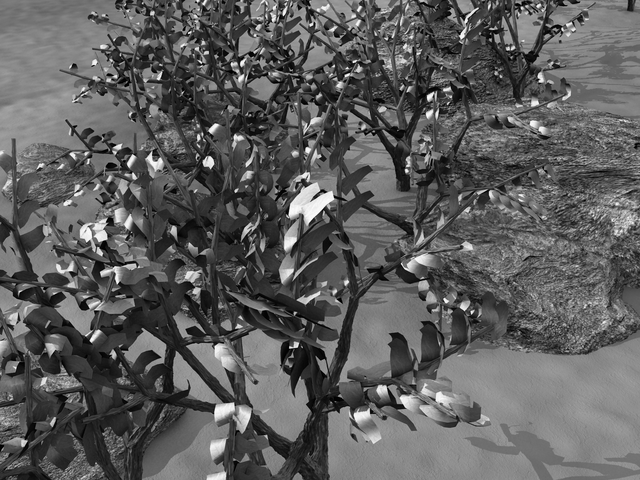
%> input picture OpticalFlow/Dataset/Grove/frame07.png, 640 x 480 px; its folder holds 4 pictures in this run
$ octave LK_implementation.m   (GNU Octave 9; MATLAB toolbox functions it lacks are replaced by stand-ins)
%> lines starting %> are read from the running program, lines starting %| are printed output that depends on the picture
### OpticalFlow/Code/partialDerivates.m
function [f_dx,f_dy,f_dt] = partialDerivates(img1,img2)

% partial derivative wrt to x
f_dx = conv2(img1,[-1 1; -1 1], 'valid');
% partial derivative wrt to y
f_dy = conv2(img1, [-1 -1; 1 1], 'valid');
% partial derivative wrt to t
f_dt = conv2(img1, ones(2), 'valid') + conv2(img2, -ones(2), 'valid'); % partial on t

end

### OpticalFlow/Code/LK_implementation.m
%% -- Lucas-Kanade Implementation -- %%
%-- Homework Perception ENPM673 --%

clc;
clear;
close all;

%% Setting parameters
% Window size
window = 45;
%Downsize factor
factor = 0.5;

%% Set Test data location
test_data = @(i) fullfile(sprintf('../Dataset/Grove/frame%02d.png',i));
% test_data = @(i) fullfile(sprintf('../Dataset/Wooden/frame%02d.png',i));

%% Set output data location
output_data = @(i) fullfile(sprintf('../Output/Grove/frame_w%d_s%d_%02d.png',window,factor,i));
% output_data = @(i) fullfile(sprintf('../Output/Wooden/frame_w%d_s%d_%02d.png',window,factor,i));

for num = 1:7

frame1 = imread(test_data(num+6));
%> frame1 is the input picture: size 480x640 uint8; min 0, max 253, mean 93.4
frame2 = imread(test_data(num+7));
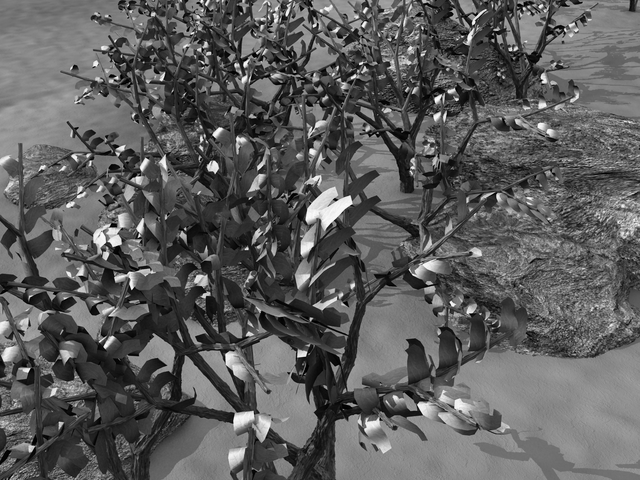
%> input picture OpticalFlow/Dataset/Grove/frame08.png, 640 x 480 px
%> frame2 is the input picture: size 480x640 uint8; min 0, max 252, mean 93.1

frame1_double = im2double(frame1);
frame2_double = im2double(frame2);

% Downsizing image by a factor
img1 = imresize(frame1_double, factor);
img2 = imresize(frame2_double, factor);

w = floor(window/2);
[f_dx,f_dy,f_dt] = partialDerivates(img1,img2);
%> in partialDerivates, `f_dx = conv2(img1,[-1 1; -1 1], 'valid');`:
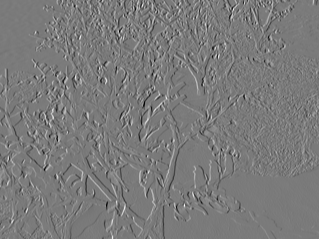
%> f_dx: size 239x319 double; min -1.3, max 1.4, mean -3.32e-05; drawn with min black and max white
%> in partialDerivates, `f_dy = conv2(img1, [-1 -1; 1 1], 'valid');`:
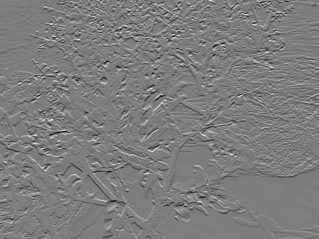
%> f_dy: size 239x319 double; min -1.2, max 1.24, mean -0.000173; drawn with min black and max white
%> in partialDerivates, `f_dt = conv2(img1, ones(2), 'valid') + conv2(img2, -ones(2), 'valid');`:
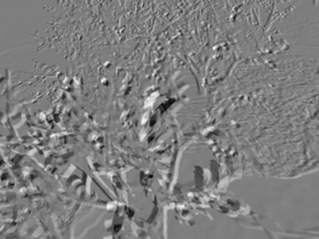
%> f_dt: size 239x319 double; min -3.41, max 3.47, mean 0.004; drawn with min black and max white
u = zeros(size(img1));
v = zeros(size(img2));

for i = w+1:size(f_dx,1)-w
   for j = w+1:size(f_dx,2)-w
      current_fx = f_dx(i-w:i+w, j-w:j+w);
      current_fy = f_dy(i-w:i+w, j-w:j+w);
      current_ft = f_dt(i-w:i+w, j-w:j+w);

      current_fx = current_fx(:);
      current_fy = current_fy(:);
      current_ft = -current_ft(:);

      A = [current_fx current_fy];

      % A is not a square matrix, so using pseudo inverse to compute
      % velocity vectors
      vel = pinv(A)*current_ft;

      u(i,j)=vel(1);
      v(i,j)=vel(2);
   end
end
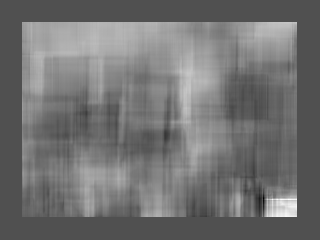
%> u: size 240x320 double; min -0.773, max 1.68, mean 0.328; drawn with min black and max white
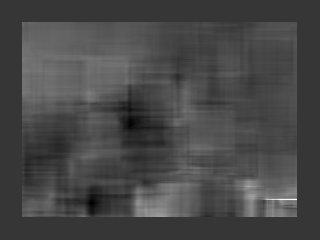
%> v: size 240x320 double; min -0.612, max 2.27, mean 0.202; drawn with min black and max white

% Selecting required number of u and v for proper visualization
r = 10;
u = u(1:r:end, 1:r:end);
%> u: size 24x32 double
v = v(1:r:end, 1:r:end);
%> v: size 24x32 double
% Get respective coordinates x and y in original image
[m, n] = size(frame1_double);
%> m = 480; n = 640
[X,Y] = meshgrid(1:n, 1:m);
X = X(1:r/factor:end, 1:r/factor:end);
Y = Y(1:r/factor:end, 1:r/factor:end);

figure(1);
imshow(frame2);
hold on;
%% Plotting quiver/ velocity plot
quiver(X,Y,u,v,1.5,'y')
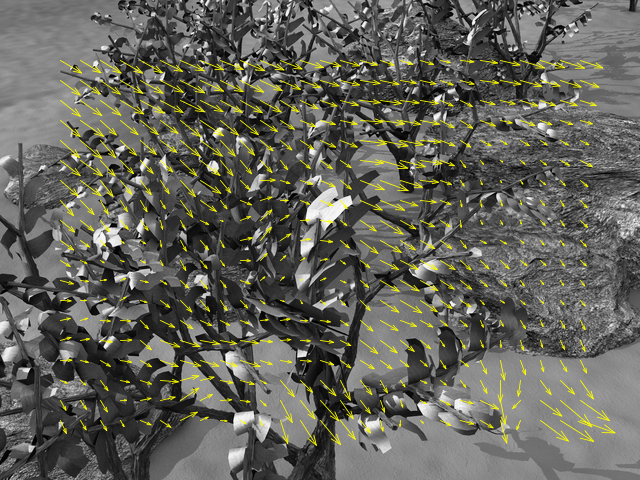
%> figure redrawn from the program's plot data
saveas(gcf,output_data(num));
hold off;
end
%> pass 2 of the loop `for num = 1:7`:
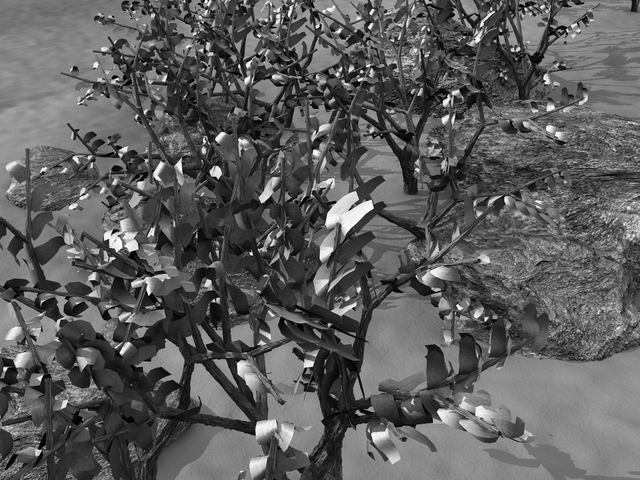
%> input picture OpticalFlow/Dataset/Grove/frame09.png, 640 x 480 px
%> frame2 is the input picture: size 480x640 uint8; min 0, max 253, mean 92.7
%> in partialDerivates (call 2), `f_dy = conv2(img1, [-1 -1; 1 1], 'valid');`:
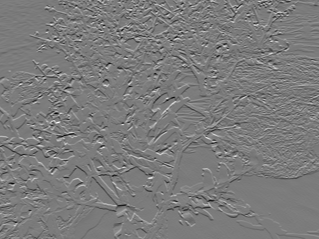
%> f_dy: size 239x319 double; min -1.25, max 1.32, mean -0.000107; drawn with min black and max white
%> in partialDerivates (call 2), `f_dt = conv2(img1, ones(2), 'valid') + conv2(img2, -ones(2), 'valid');`:
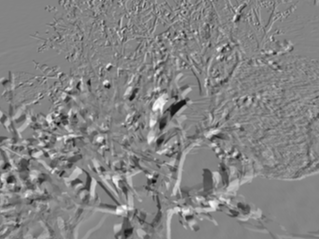
%> f_dt: size 239x319 double; min -3.66, max 3.41, mean 0.0065; drawn with min black and max white
%> (the run ends here)
